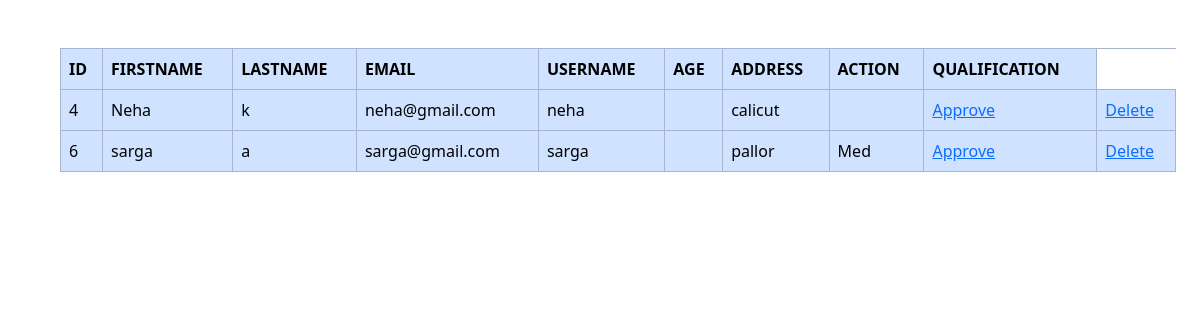
/viewteacher, run on the app's committed database.
### newapp/models.py (models this page shows)
class Teacher(models.Model):
    Depid=models.ForeignKey(Department,on_delete=models.CASCADE)
    Tid=models.ForeignKey(User,on_delete=models.CASCADE)
    age=models.IntegerField()
    Address=models.CharField(max_length=100)
    Qualification=models.CharField(max_length=100)

class User(AbstractUser):
    USERTYPE=models.CharField(max_length=100)

### newapp/views.py (the view)
# urls.py: path('viewteacher',views.viewteacher,name='viewteacher'),
def viewteacher(request):
    x=Teacher.objects.all()
    return render(request,'viewteacher.html',{'x1':x})

### newapp/templates/viewteacher.html (shortened to what this page needs)
<!DOCTYPE html>
<html lang="en">
<head>
    <link href="https://cdn.jsdelivr.net/npm/bootstrap@5.3.3/dist/css/bootstrap.min.css" rel="stylesheet">
</head>
<body>
    <div class="container m-5">
        <table class="table table-bordered table-primary">
            <tr>
                <th>ID</th>
                <th>FIRSTNAME</th>
                <th>LASTNAME</th>
                <th>EMAIL</th>
                <th>USERNAME</th>
                <th>AGE</th>
                <th>ADDRESS</th>
                <th>ACTION</th>
                <th>QUALIFICATION</th>
            </tr>
            {% for i in x1%}
            <tr>
                <td>{{i.id}}</td>
                <td>{{i.Tid.first_name}}</td>
                <td>{{i.Tid.last_name}}</td>
                <td>{{i.Tid.email}}</td>
                <td>{{i.Tid.username}}</td>
                <td>{{i.Tid.Age}}</td>
                <td>{{i.Address}}</td>
                <td>{{i.Qualification}}</td>
                <td><a href="approve/{{i.id}}">Approve</a></td>
                <td><a href="deletetr/{{i.Tid_id}}">Delete</a></td>
            </tr>
            {% endfor %}
        </table>
    </div>
</body>
</html>

### data on the page
Teacher: id "4", Tid.first_name "Neha", Tid.last_name "k", Tid.email "neha@gmail.com", Tid.username "neha", Address "calicut"
Teacher: id "6", Tid.first_name "sarga", Tid.last_name "a", Tid.email "sarga@gmail.com", Tid.username "sarga", Address "pallor", Qualification "Med"
